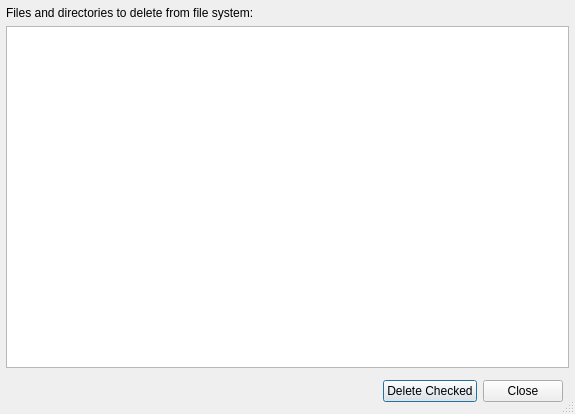
<?xml version="1.0" encoding="UTF-8"?>
<ui version="4.0">
 <class>DeleteFilesDialog</class>
 <widget class="QDialog" name="DeleteFilesDialog">
  <property name="geometry">
   <rect>
    <x>0</x>
    <y>0</y>
    <width>575</width>
    <height>414</height>
   </rect>
  </property>
  <property name="windowTitle">
   <string>Delete</string>
  </property>
  <property name="sizeGripEnabled">
   <bool>true</bool>
  </property>
  <property name="modal">
   <bool>true</bool>
  </property>
  <layout class="QVBoxLayout" name="verticalLayout">
   <property name="spacing">
    <number>6</number>
   </property>
   <property name="leftMargin">
    <number>6</number>
   </property>
   <property name="topMargin">
    <number>6</number>
   </property>
   <property name="rightMargin">
    <number>6</number>
   </property>
   <property name="bottomMargin">
    <number>6</number>
   </property>
   <item>
    <widget class="QLabel" name="labelToDeleteTitle">
     <property name="maximumSize">
      <size>
       <width>16777215</width>
       <height>32</height>
      </size>
     </property>
     <property name="text">
      <string>Files and directories to delete from file system:</string>
     </property>
     <property name="alignment">
      <set>Qt::AlignLeading|Qt::AlignLeft|Qt::AlignVCenter</set>
     </property>
    </widget>
   </item>
   <item>
    <widget class="QListView" name="listView">
     <property name="editTriggers">
      <set>QAbstractItemView::NoEditTriggers</set>
     </property>
     <property name="alternatingRowColors">
      <bool>false</bool>
     </property>
     <property name="selectionMode">
      <enum>QAbstractItemView::NoSelection</enum>
     </property>
     <property name="selectionRectVisible">
      <bool>false</bool>
     </property>
    </widget>
   </item>
   <item>
    <widget class="QWidget" name="widget" native="true">
     <layout class="QHBoxLayout" name="horizontalLayout">
      <property name="spacing">
       <number>6</number>
      </property>
      <property name="leftMargin">
       <number>6</number>
      </property>
      <property name="topMargin">
       <number>6</number>
      </property>
      <property name="rightMargin">
       <number>6</number>
      </property>
      <property name="bottomMargin">
       <number>6</number>
      </property>
      <item>
       <spacer name="horizontalSpacer">
        <property name="orientation">
         <enum>Qt::Horizontal</enum>
        </property>
        <property name="sizeHint" stdset="0">
         <size>
          <width>342</width>
          <height>20</height>
         </size>
        </property>
       </spacer>
      </item>
      <item>
       <widget class="QPushButton" name="deleteButton">
        <property name="enabled">
         <bool>true</bool>
        </property>
        <property name="text">
         <string>Delete Checked</string>
        </property>
        <property name="default">
         <bool>true</bool>
        </property>
       </widget>
      </item>
      <item>
       <widget class="QPushButton" name="closeButton">
        <property name="text">
         <string>Close</string>
        </property>
       </widget>
      </item>
     </layout>
    </widget>
   </item>
  </layout>
 </widget>
 <resources/>
 <connections/>
</ui>
